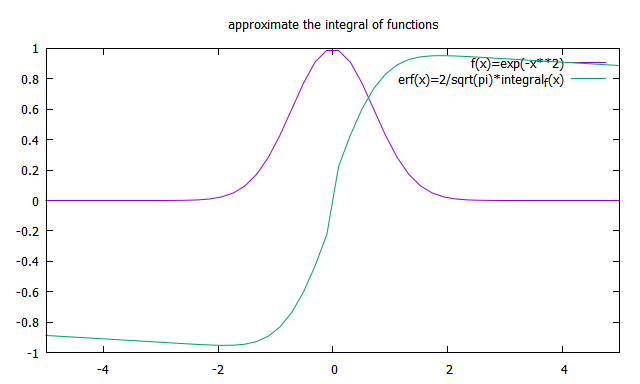

Source code (gnuplot):
f(x) = exp(-x**2)
delta = 0.2
#  delta can be set to 0.025 for non-MSDOS machines
#
# integral_f(x) takes one variable, the upper limit.  0 is the lower limit.
# calculate the integral of function f(t) from 0 to x
integral_f(x) = (x>0)?integral1a(x):-integral1b(x)
integral1a(x) = (x<=0)?0:(integral1a(x-delta)+delta*f(x))
integral1b(x) = (x>=0)?0:(integral1b(x+delta)+delta*f(x))
#
# integral2_f(x,y) takes two variables; x is the lower limit, and y the upper.
# claculate the integral of function f(t) from x to y
integral2_f(x,y) = (xy)?0:(integral2(x+delta,y)+delta*f(x))

set autoscale
set title "approximate the integral of functions"
set samples 50

plot [-5:5] f(x) title "f(x)=exp(-x**2)", 2/sqrt(pi)*integral_f(x) title "erf(x)=2/sqrt(pi)*integral_f(x)"
